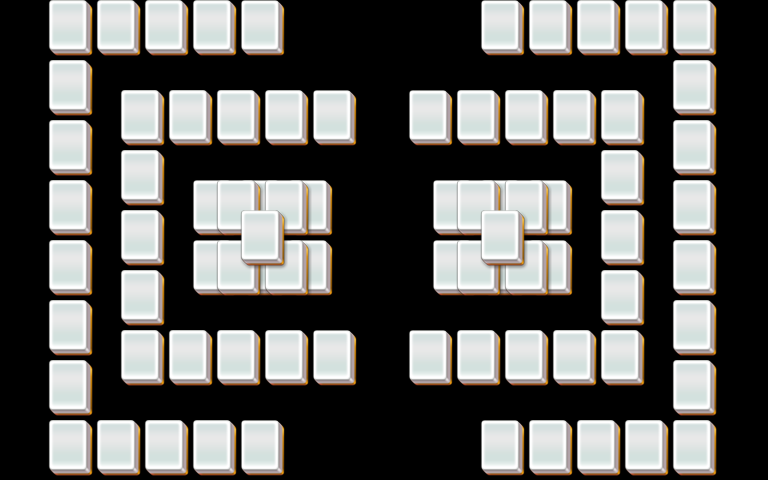

A level layout from a 2D game, rendered from its tile map. Below: a short description, then the map file with tile-grid data replaced by summaries:
An orthogonal 32x16 tile map with 24x30 px tiles, 5 tile layers (layer1, layer2, layer3, layer4, ...).

<map version="1.0" orientation="orthogonal" width="32" height="16" tilewidth="24" tileheight="30">
 <properties>
  <property name="species" value="30" />
 </properties>
 <tileset firstgid="1" name="mahjong" tilewidth="48" tileheight="60">
  <image source="mahjong.png" />
 </tileset>
 <layer name="layer1" width="32" height="16">
  <data>[512 cells, 70 non-empty, 1 distinct tile ids]</data>
 </layer>
 <layer name="layer2" width="32" height="16">
  <data>[512 cells, 58 non-empty, 1 distinct tile ids]</data>
 </layer>
 <layer name="layer3" width="32" height="16">
  <data>[512 cells, 44 non-empty, 1 distinct tile ids]</data>
 </layer>
 <layer name="layer4" width="32" height="16">
  <data>[512 cells, 0 non-empty, 0 distinct tile ids]</data>
 </layer>
 <layer name="layer5" width="32" height="16">
  <data>[512 cells, 0 non-empty, 0 distinct tile ids]</data>
 </layer>
</map>
